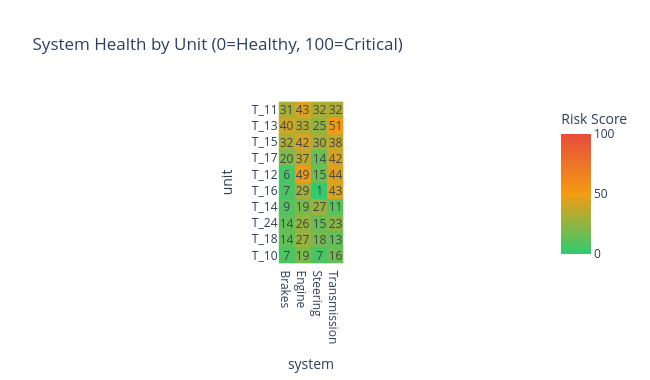

Notebook code cell kept with this figure:
### Code cell
# Figure 2: System Health Heatmap (units × systems)
pivot = system_health.pivot(index='unit', columns='system', values='system_score')
# Sort units by overall priority
unit_order = unit_health.sort_values('priority_score', ascending=False)['unit'].tolist()
pivot = pivot.reindex(unit_order)

fig_heatmap = px.imshow(
    pivot,
    color_continuous_scale=['#2ecc71', '#f39c12', '#e74c3c'],
    zmin=0, zmax=100,
    labels=dict(color='Risk Score'),
    title='System Health by Unit (0=Healthy, 100=Critical)',
    text_auto='.0f'
)
fig_heatmap.update_layout(height=380, width=650)
fig_heatmap.show()

### Figure 1 — Plotly figure (JSON) as saved in the notebook; plotly's stock layout.template omitted (floating-point values rounded to 4 significant figures)
{"data": [{"coloraxis": "coloraxis", "hovertemplate": "system: %{x}<br>unit: %{y}<br>Risk Score: %{z}<extra></extra>", "name": "0", "texttemplate": "%{z:.0f}", "type": "heatmap", "x": ["Brakes", "Engine", "Steering", "Transmission"], "xaxis": "x", "y": ["T_11", "T_13", "T_15", "T_17", "T_12", "T_16", "T_14", "T_24", "T_18", "T_10"], "yaxis": "y", "z": [[30.7, 42.8, 31.5, 32.3], [40.0, 33.3, 25.1, 51.1], [32.2, 42.3, 29.7, 38.4], [20.0, 36.5, 14.1, 42.3], [6.1, 48.5, 15.0, 44.4], [7.3, 29.2, 1.1, 42.8], [9.2, 19.2, 27.4, 10.8], [13.5, 26.0, 14.8, 22.5], [13.5, 26.6, 17.6, 13.3], [7.4, 19.0, 7.4, 15.7]]}], "layout": {"coloraxis": {"cmax": 100, "cmin": 0, "colorbar": {"title": {"text": "Risk Score"}}, "colorscale": [[0, "#2ecc71"], [0.5, "#f39c12"], [1, "#e74c3c"]]}, "height": 380, "title": {"text": "System Health by Unit (0=Healthy, 100=Critical)"}, "width": 650, "xaxis": {"anchor": "y", "constrain": "domain", "domain": [0, 1], "scaleanchor": "y", "title": {"text": "system"}}, "yaxis": {"anchor": "x", "autorange": "reversed", "constrain": "domain", "domain": [0, 1], "title": {"text": "unit"}}}}
